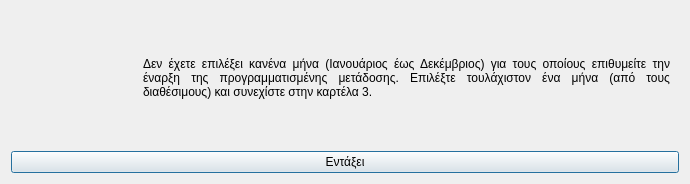
<?xml version="1.0" encoding="UTF-8"?>
<ui version="4.0">
 <class>Dialog</class>
 <widget class="QDialog" name="Dialog">
  <property name="geometry">
   <rect>
    <x>0</x>
    <y>0</y>
    <width>690</width>
    <height>184</height>
   </rect>
  </property>
  <property name="windowTitle">
   <string>Ελλιπή δεδομένα</string>
  </property>
  <property name="windowIcon">
   <iconset resource="../../../../icons.qrc">
    <normaloff>:/rest-windows/assets/images/rest-windows/information.png</normaloff>:/rest-windows/assets/images/rest-windows/information.png</iconset>
  </property>
  <layout class="QGridLayout" name="gridLayout">
   <item row="0" column="0">
    <widget class="QFrame" name="frame">
     <property name="styleSheet">
      <string notr="true">QFrame{border:0px;}</string>
     </property>
     <property name="frameShape">
      <enum>QFrame::StyledPanel</enum>
     </property>
     <property name="frameShadow">
      <enum>QFrame::Raised</enum>
     </property>
     <layout class="QHBoxLayout" name="horizontalLayout">
      <item>
       <widget class="QLabel" name="image_label">
        <property name="maximumSize">
         <size>
          <width>117</width>
          <height>117</height>
         </size>
        </property>
        <property name="text">
         <string/>
        </property>
        <property name="pixmap">
         <pixmap resource="../../../../icons.qrc">:/rest-windows/assets/images/rest-windows/information.png</pixmap>
        </property>
        <property name="scaledContents">
         <bool>true</bool>
        </property>
       </widget>
      </item>
      <item>
       <widget class="QLabel" name="label">
        <property name="text">
         <string>Δεν έχετε επιλέξει κανένα μήνα (Ιανουάριος έως Δεκέμβριος) για τους οποίους επιθυμείτε την έναρξη της προγραμματισμένης μετάδοσης. Επιλέξτε τουλάχιστον ένα μήνα (από τους διαθέσιμους) και συνεχίστε στην καρτέλα 3.</string>
        </property>
        <property name="alignment">
         <set>Qt::AlignJustify|Qt::AlignVCenter</set>
        </property>
        <property name="wordWrap">
         <bool>true</bool>
        </property>
       </widget>
      </item>
     </layout>
    </widget>
   </item>
   <item row="1" column="0">
    <widget class="QPushButton" name="ok">
     <property name="text">
      <string>Εντάξει</string>
     </property>
     <property name="icon">
      <iconset resource="../../../../icons.qrc">
       <normaloff>:/rest-windows/assets/images/rest-windows/ok.png</normaloff>:/rest-windows/assets/images/rest-windows/ok.png</iconset>
     </property>
    </widget>
   </item>
  </layout>
 </widget>
 <tabstops>
  <tabstop>ok</tabstop>
 </tabstops>
 <resources>
  <include location="../../../../icons.qrc"/>
  <include location="../../../../icons.qrc"/>
  <include location="../../../../icons.qrc"/>
  <include location="../../../../icons.qrc"/>
  <include location="../../../../icons.qrc"/>
 </resources>
 <connections/>
</ui>
